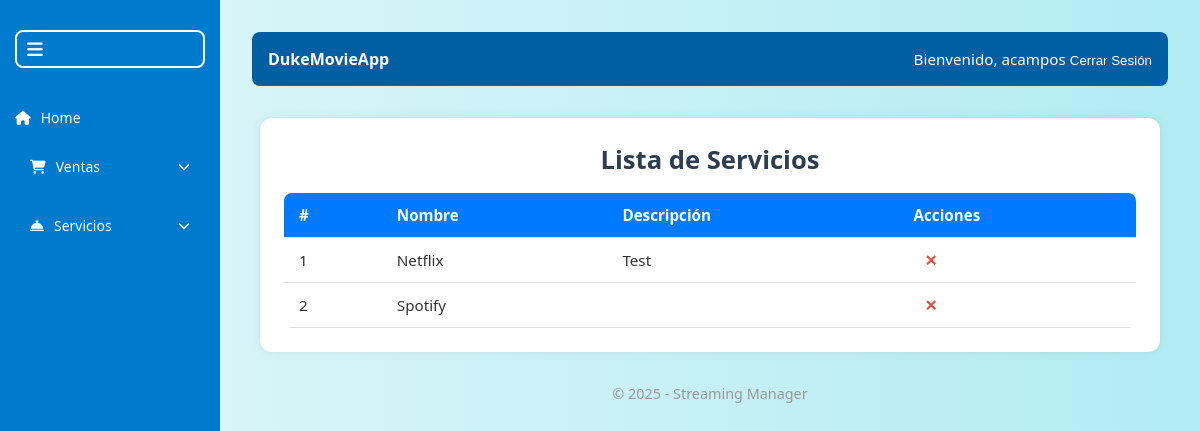
Screenshot of /crud/servicios/ (signed in) with the database file from the repository.
### crud/models.py (models this page shows, shortened)
class Servicio(models.Model):
    nombre = models.CharField(max_length=100)
    descripcion = models.TextField(blank=True)

### crud/views.py (the view)
# urls.py: path('servicios/', views.listar_servicios, name='listar_servicios'),
@login_required
def listar_servicios(request):
    servicios = Servicio.objects.all()
    return render(request, 'crud/lista_servicios.html', {'servicios': servicios})

### crud/templates/crud/lista_servicios.html
{% extends 'base.html' %}
{% load static %}
{% block content %}
<div class="table-container">
    <h2 class="title">Lista de Servicios</h2>
    <table class="styled-table">
        <thead>
            <tr>
                <th>#</th>
                <th>Nombre</th>
                <th>Descripción</th>
                <th>Acciones</th>
            </tr>
        </thead>
        <tbody>
            {% for servicio in servicios %}
            <tr>
                <td>{{ forloop.counter }}</td>
                <td>{{ servicio.nombre }}</td>
                <td>{{ servicio.descripcion }}</td>
                <td>
                    <a href="{% url 'crud:eliminar_servicio' servicio.id %}"
                       onclick="return confirm('¿Estás seguro de eliminar este servicio?')"
                       class="delete-btn">✕</a>
                </td>
            </tr>
            {% endfor %}
        </tbody>
    </table>
</div>
<p class="center-text">© 2025 - Streaming Manager</p>
{% endblock %}

### crud/templates/base.html (shortened to what this page needs)
{% load static %}
<!DOCTYPE html>
<html lang="es">
<head>
    <link rel="stylesheet" href="{% static 'css/styles.css' %}">
    <link rel="stylesheet" href="https://cdnjs.cloudflare.com/ajax/libs/font-awesome/6.5.0/css/all.min.css">
</head>
<body>
{% if user.is_authenticated %}
<div class="sidebar {% if sidebar_collapsed %}collapsed{% endif %}">
    <div class="toggle-btn" onclick="toggleSidebar()">
        <i class="fas fa-bars"></i>
    </div>
    <ul class="menu">
        <li>
            <a href="{% url 'dashboard' %}" class="{% if request.resolver_match.url_name == 'dashboard' %}active{% endif %}">
                <i class="fas fa-home"></i>
                <span class="menu-text">Home</span>
            </a>
        </li>
        <li class="has-submenu">
            <a href="#" onclick="toggleSubMenu('ventas-submenu')">
                <i class="fas fa-shopping-cart"></i>
                <span class="menu-text">Ventas</span>
                <i class="fas fa-chevron-down submenu-arrow"></i>
            </a>
        </li>
        <li class="has-submenu">
            <a href="#" onclick="toggleSubMenu('servicios-submenu')">
                <i class="fas fa-concierge-bell"></i>
                <span class="menu-text">Servicios</span>
                <i class="fas fa-chevron-down submenu-arrow"></i>
            </a>
        </li>
    </ul>
</div>
{% endif %}
<div class="{% if user.is_authenticated %}main-content{% else %}unauth-content{% endif %} {% if sidebar_collapsed %}collapsed{% endif %}">
    {% if user.is_authenticated %}
        <div class="top-bar">
            <div><strong>DukeMovieApp</strong></div>
            <div class="user-info">
                Bienvenido, {{ user.username }}
                <form id="logout-form" action="{% url 'logout' %}" method="post" style="display: inline;">
                    <button type="submit" style="background: none; border: none; color: white; cursor: pointer;">
                        Cerrar Sesión
                    </button>
                </form>
            </div>
        </div>
    {% endif %}
    {% block content %}{% endblock %}
</div>
</body>
</html>

### crud/static/css/styles.css (style rules this page uses)
* { margin: 0; padding: 0; box-sizing: border-box; }
body { font-family: 'Segoe UI', Tahoma, Geneva, Verdana, sans-serif; background: linear-gradient(to right, #e0f7fa, #b2ebf2); color: #333; min-height: 100vh; display: flex; }
.sidebar { width: 220px; background-color: #007acc; color: white; min-height: 100vh; transition: width 0.3s ease; overflow-x: hidden; position: fixed; top: 0; left: 0; padding-top: 20px; }
.sidebar ul { list-style: none; padding: 0; margin-top: 30px; }
.sidebar ul li { padding: 10px 15px; display: flex; align-items: center; }
.sidebar ul li a { color: white; text-decoration: none; display: flex; align-items: center; gap: 10px; font-size: 14px; transition: background 0.2s; width: 100%; }
.toggle-btn { background: none; border: 2px solid white; color: white; font-size: 18px; margin: 10px 15px; padding: 5px 10px; border-radius: 8px; cursor: pointer; }
.main-content { margin-left: 220px; padding: 2rem; width: 100%; transition: margin-left 0.3s ease; }
.top-bar { background-color: #005fa3; color: white; padding: 1rem; display: flex; justify-content: space-between; align-items: center; border-radius: 8px; margin-bottom: 2rem; }
.user-info { font-size: 0.95rem; }
p { font-size: 1.1rem; color: #444; }
.has-submenu { display: flex; flex-direction: column; }
.has-submenu > a { display: flex; align-items: center; justify-content: space-between; padding: 10px 15px; color: white; text-decoration: none; border-radius: 6px; transition: background-color 0.2s; cursor: pointer; width: 100%; }
.submenu-arrow { font-size: 12px; margin-left: auto; }
.table-container { margin: 2rem auto; padding: 1.5rem; max-width: 900px; background-color: #ffffff; border-radius: 12px; box-shadow: 0 0 10px rgba(0, 0, 0, 0.08); }
.title { font-size: 1.6rem; font-weight: 600; margin-bottom: 1rem; color: #2c3e50; text-align: center; }
.styled-table { width: 100%; border-collapse: collapse; font-size: 0.95rem; border-radius: 8px; overflow: hidden; }
.styled-table thead { background-color: #007BFF; color: #ffffff; text-align: left; }
.styled-table th, .styled-table td { padding: 12px 15px; border-bottom: 1px solid #ddd; }
.delete-btn { color: #e74c3c; font-weight: bold; text-decoration: none; padding: 5px 10px; border: 1px solid transparent; border-radius: 6px; transition: all 0.3s ease; }
.center-text { text-align: center; font-size: 0.9rem; color: #999; margin-top: 2rem; }
.sidebar .menu-text { display: inline; }

### rows the page displays
Servicio: nombre "Netflix", descripcion "Test"
Servicio: nombre "Spotify"

### other values shown
{{ user.username }} "acampos"
